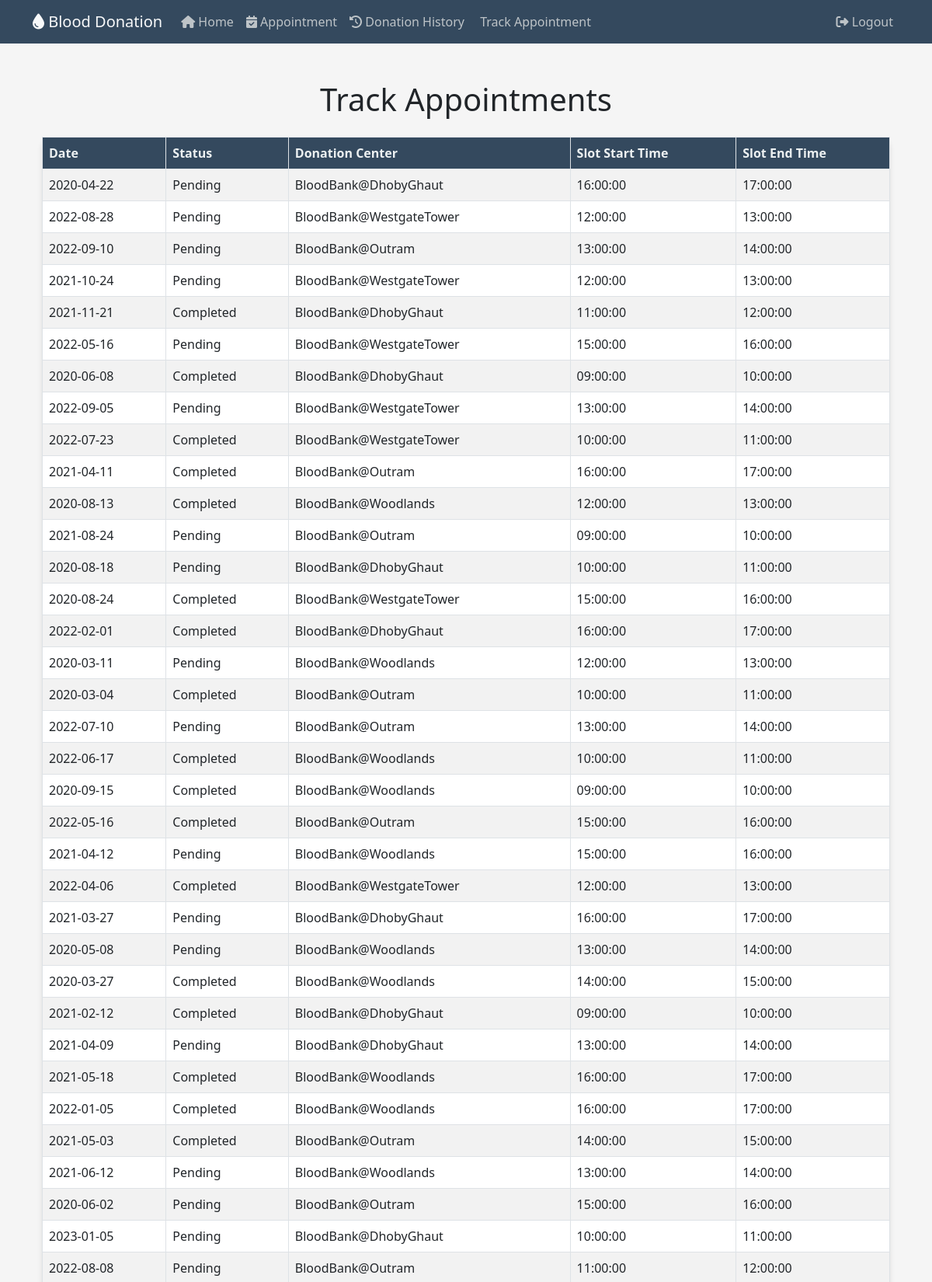
The page /trackappointment (signed in, upper part) on the database its author committed.
### website/models.py (models this page shows)
class Appointment(db.Model):
    AppointmentID = db.Column(db.Integer, primary_key=True, autoincrement=True)
    Date = db.Column(db.Date, nullable=False)
    Status = db.Column(db.String(20), nullable=False)
    DonorID = db.Column(db.Integer, db.ForeignKey('donors.DonorID'))
    DonationCenterID = db.Column(db.Integer, db.ForeignKey('donation_center.DonationCenterID'))
    SlotID = db.Column(db.Integer, db.ForeignKey('slots.SlotID'))

class DonationCenter(db.Model):
    DonationCenterID = db.Column(db.Integer, primary_key=True, autoincrement=True)
    Name = db.Column(db.String(50), nullable=False)
    Address = db.Column(db.String(100), nullable=False)
    appointments = db.relationship('Appointment', backref='donation_center')
    slots = db.relationship('Slots', backref='donation_center')

### website/views.py (the view)
@views.route('/trackappointment')
def trackappointment():
    logged_in_user_email = session['email']
    user = Users.get_by_email(logged_in_user_email)
    donor_id = user.donor.DonorID
    stmt = (db.session.query(Appointment.Date, Appointment.Status, DonationCenter.Name, Slots.StartTime, Slots.EndTime)
        .join(DonationCenter, DonationCenter.DonationCenterID == Appointment.DonationCenterID)
        .join(Slots, Slots.SlotID == Appointment.SlotID)
        .join(Donors, Donors.DonorID == Appointment.DonorID)
        .filter(Donors.DonorID == donor_id))
    result = stmt.all()
    return render_template('trackappointment.html', appointments=result)

### website/models.py (called while the page is built)
    def get_by_email(email):
        return Users.query.filter_by(Email=email).first()

### website/templates/trackappointment.html (shortened to what this page needs)
{% extends "base.html" %}
{% block text %}
<div class="container my-5">
    <h1 class="mb-4">Track Appointments</h1>
    <table class="table table-striped table-bordered table-custom">
        <thead>
            <tr>
				<th>Date</th>
				<th>Status</th>
				<th>Donation Center</th>
                <th>Slot Start Time</th>
                <th>Slot End Time</th>
			</tr>
		</thead>
		<tbody>
			{% for appointment in appointments %}
			<tr>
				<td>{{ appointment.Date }}</td>
				<td>{{ appointment.Status }}</td>
				<td>{{ appointment.Name }}</td>
                <td>{{ appointment.StartTime }}</td>
                <td>{{ appointment.EndTime }}</td>
            </tr>
			{% endfor %}
		</tbody>
	</table>
</div>
{% endblock %}

### website/static/styles.css (style rules this page uses)
body { font-family: 'Poppins', sans-serif; background-color: #f5f5f5 !important; }
h1 { font-size: 36px; margin: 20px 0; text-align: center; color: #4a4a4a; }

### website/templates/trackappointment.html (style rules this page uses)
.table-custom { background-color: #fff; border-radius: 10px; box-shadow: 0 4px 6px rgba(0, 0, 0, 0.1); }
.table-custom thead th { background-color: #34495e; color: #ecf0f1; }

### rows shown on the page
Appointment: Date "2020-04-22", Status "Pending", Name "BloodBank@DhobyGhaut", StartTime "16:00:00", EndTime "17:00:00"
Appointment: Date "2022-08-28", Status "Pending", Name "BloodBank@WestgateTower", StartTime "12:00:00", EndTime "13:00:00"
Appointment: Date "2022-09-10", Status "Pending", Name "BloodBank@Outram", StartTime "13:00:00", EndTime "14:00:00"
Appointment: Date "2021-10-24", Status "Pending", Name "BloodBank@WestgateTower", StartTime "12:00:00", EndTime "13:00:00"
Appointment: Date "2021-11-21", Status "Completed", Name "BloodBank@DhobyGhaut", StartTime "11:00:00", EndTime "12:00:00"
Appointment: Date "2022-05-16", Status "Pending", Name "BloodBank@WestgateTower", StartTime "15:00:00", EndTime "16:00:00"
Appointment: Date "2020-06-08", Status "Completed", Name "BloodBank@DhobyGhaut", StartTime "09:00:00", EndTime "10:00:00"
Appointment: Date "2022-09-05", Status "Pending", Name "BloodBank@WestgateTower", StartTime "13:00:00", EndTime "14:00:00"
Appointment: Date "2022-07-23", Status "Completed", Name "BloodBank@WestgateTower", StartTime "10:00:00", EndTime "11:00:00"
Appointment: Date "2021-04-11", Status "Completed", Name "BloodBank@Outram", StartTime "16:00:00", EndTime "17:00:00"
Appointment: Date "2020-08-13", Status "Completed", Name "BloodBank@Woodlands", StartTime "12:00:00", EndTime "13:00:00"
Appointment: Date "2021-08-24", Status "Pending", Name "BloodBank@Outram", StartTime "09:00:00", EndTime "10:00:00"
Appointment: Date "2020-08-18", Status "Pending", Name "BloodBank@DhobyGhaut", StartTime "10:00:00", EndTime "11:00:00"
Appointment: Date "2020-08-24", Status "Completed", Name "BloodBank@WestgateTower", StartTime "15:00:00", EndTime "16:00:00"
Appointment: Date "2022-02-01", Status "Completed", Name "BloodBank@DhobyGhaut", StartTime "16:00:00", EndTime "17:00:00"
Appointment: Date "2020-03-11", Status "Pending", Name "BloodBank@Woodlands", StartTime "12:00:00", EndTime "13:00:00"
Appointment: Date "2020-03-04", Status "Completed", Name "BloodBank@Outram", StartTime "10:00:00", EndTime "11:00:00"
Appointment: Date "2022-07-10", Status "Pending", Name "BloodBank@Outram", StartTime "13:00:00", EndTime "14:00:00"
Appointment: Date "2022-06-17", Status "Completed", Name "BloodBank@Woodlands", StartTime "10:00:00", EndTime "11:00:00"
Appointment: Date "2020-09-15", Status "Completed", Name "BloodBank@Woodlands", StartTime "09:00:00", EndTime "10:00:00"
Appointment: Date "2022-05-16", Status "Completed", Name "BloodBank@Outram", StartTime "15:00:00", EndTime "16:00:00"
Appointment: Date "2021-04-12", Status "Pending", Name "BloodBank@Woodlands", StartTime "15:00:00", EndTime "16:00:00"
Appointment: Date "2022-04-06", Status "Completed", Name "BloodBank@WestgateTower", StartTime "12:00:00", EndTime "13:00:00"
Appointment: Date "2021-03-27", Status "Pending", Name "BloodBank@DhobyGhaut", StartTime "16:00:00", EndTime "17:00:00"
Appointment: Date "2020-05-08", Status "Pending", Name "BloodBank@Woodlands", StartTime "13:00:00", EndTime "14:00:00"
Appointment: Date "2020-03-27", Status "Completed", Name "BloodBank@Woodlands", StartTime "14:00:00", EndTime "15:00:00"
Appointment: Date "2021-02-12", Status "Completed", Name "BloodBank@DhobyGhaut", StartTime "09:00:00", EndTime "10:00:00"
Appointment: Date "2021-04-09", Status "Pending", Name "BloodBank@DhobyGhaut", StartTime "13:00:00", EndTime "14:00:00"
Appointment: Date "2021-05-18", Status "Completed", Name "BloodBank@Woodlands", StartTime "16:00:00", EndTime "17:00:00"
Appointment: Date "2022-01-05", Status "Completed", Name "BloodBank@Woodlands", StartTime "16:00:00", EndTime "17:00:00"
Appointment: Date "2021-05-03", Status "Completed", Name "BloodBank@Outram", StartTime "14:00:00", EndTime "15:00:00"
Appointment: Date "2021-06-12", Status "Pending", Name "BloodBank@Woodlands", StartTime "13:00:00", EndTime "14:00:00"
Appointment: Date "2020-06-02", Status "Pending", Name "BloodBank@Outram", StartTime "15:00:00", EndTime "16:00:00"
Appointment: Date "2023-01-05", Status "Pending", Name "BloodBank@DhobyGhaut", StartTime "10:00:00", EndTime "11:00:00"
Appointment: Date "2022-08-08", Status "Pending", Name "BloodBank@Outram", StartTime "11:00:00", EndTime "12:00:00"
